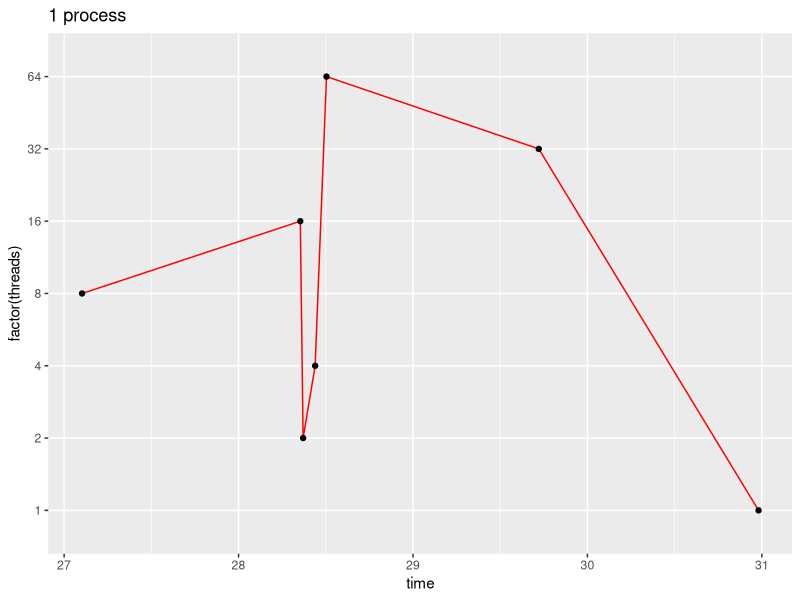
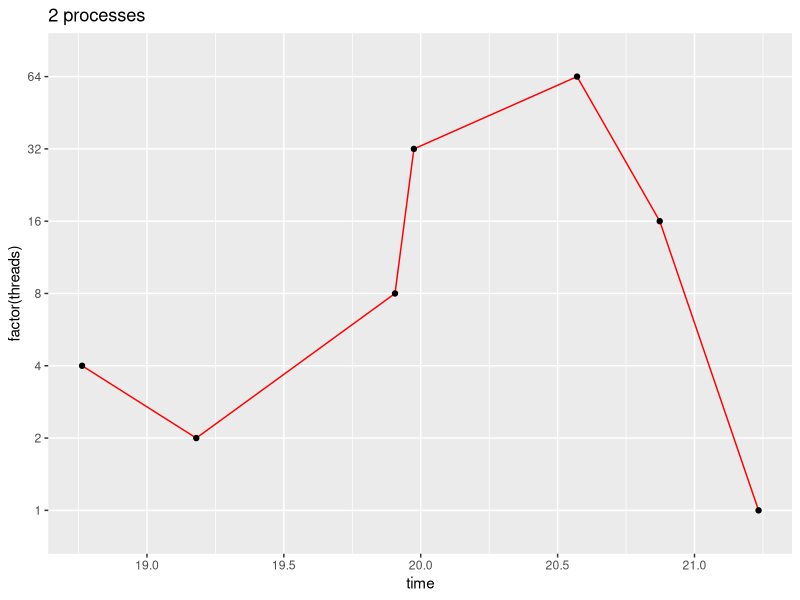
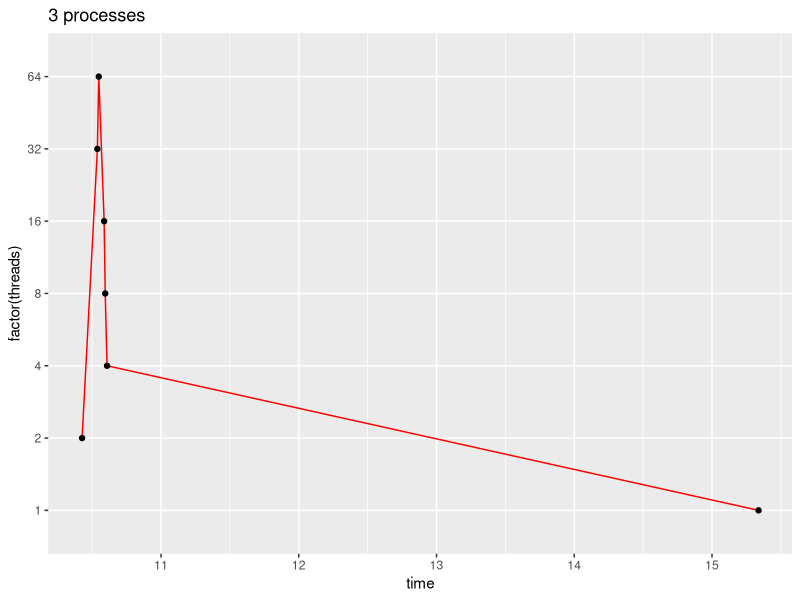
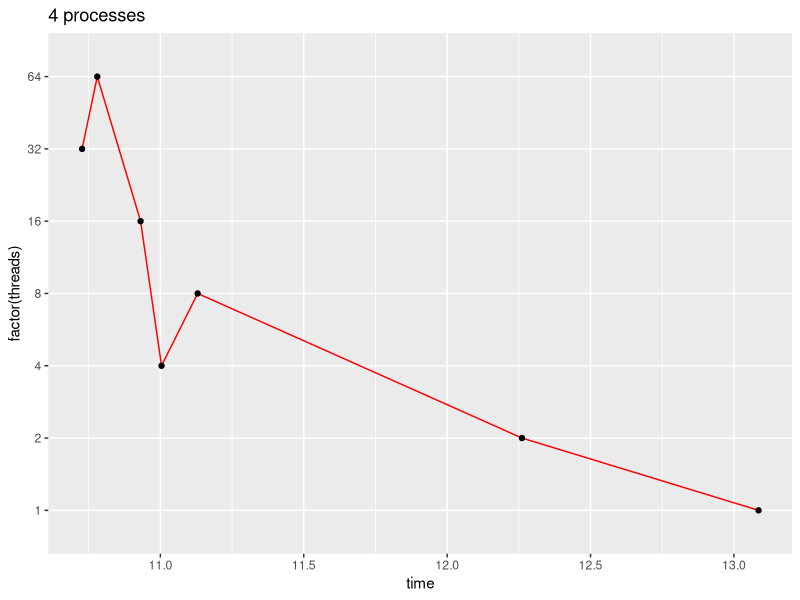
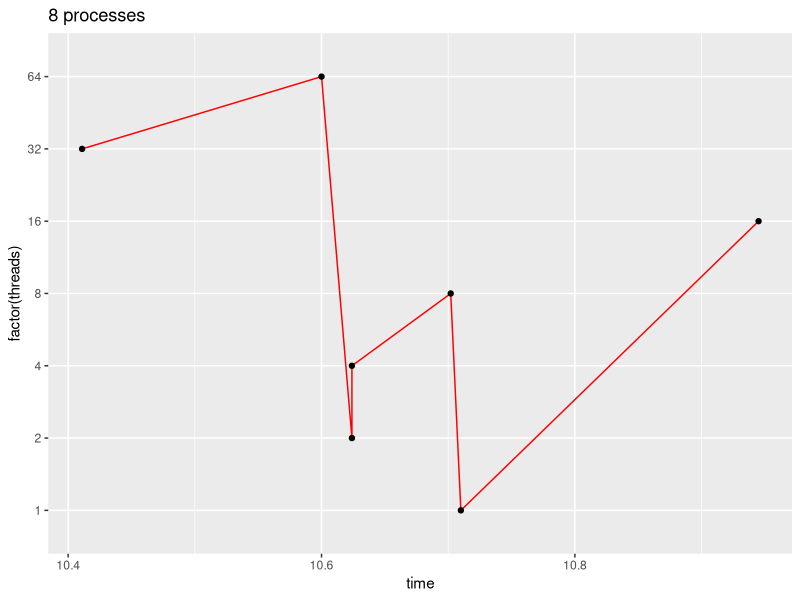
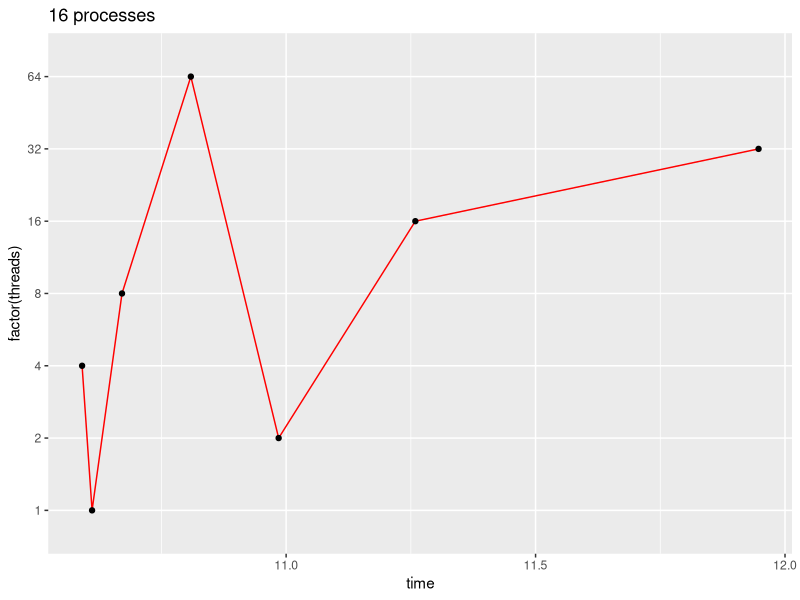
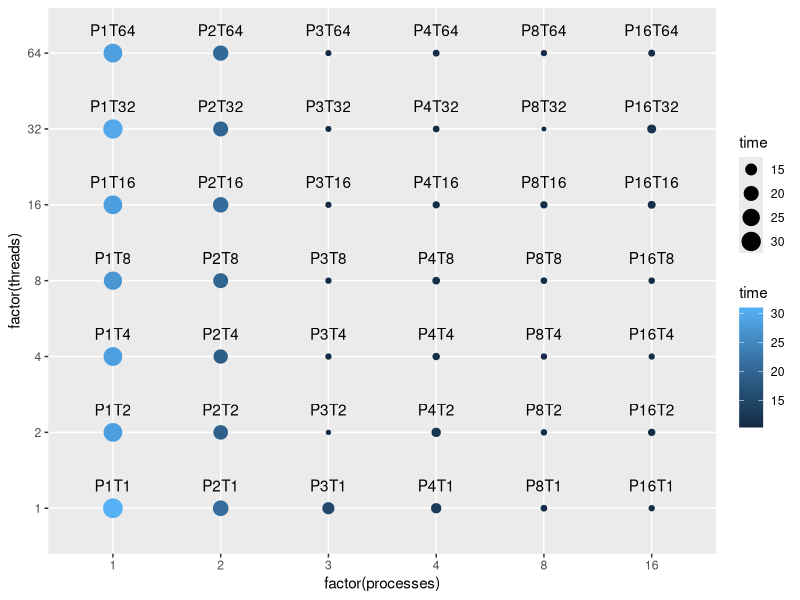

R code for these plots, in order:
## ---- chunk 1
# for rendering run this command in console:
# rmarkdown::render("evaluation.Rmd", "html_notebook")
library(tidyverse)  
library(ggplot2)
data <- read_csv("time_tests.csv")
data
## ---- chunk 2
numProcesses <- data %>%
  select(processes) %>%
  distinct()

# size = nrows * ncols
numProcessesSize <- dim(numProcesses)[1] * dim(numProcesses)[2]

# set index
numProcessesIndex <- as.integer(1)

# display
numProcesses
## ---- chunk 3
p1 = data %>%
  filter(processes == 1) %>% #as.integer(numProcesses[numProcessesIndex,])) %>%
  select(threads, time)
p1
## ---- chunk 4
p1[which.max(p1$time),]
## ---- chunk 5
p1[which.min(p1$time),]
## ---- chunk 6
100 - p1[which.min(p1$time),][2] / p1[which.max(p1$time),][2] * 100
## ---- chunk 7
# increment index
numProcessesIndex <- numProcessesIndex + 1

ggplot(p1, aes(x=time, y=factor(threads), group=1)) + geom_line(color="red") + 
  geom_point() + ggtitle("1 process")
## ---- chunk 8
p2 = data %>%
  filter(processes == 2) %>%
  select(threads, time)
p2
## ---- chunk 9
p2[which.max(p2$time),]
## ---- chunk 10
p2[which.min(p2$time),]
## ---- chunk 11
100 - p2[which.min(p2$time),][2] / p2[which.max(p2$time),][2] * 100
## ---- chunk 12
100 - p2[which.max(p2$time),][2] / p1[which.max(p1$time),][2] * 100
## ---- chunk 13
100 - p2[which.min(p2$time),][2] / p1[which.min(p1$time),][2] * 100
## ---- chunk 14
# increment index
numProcessesIndex <- numProcessesIndex + 1

ggplot(p2, aes(x=time, y=factor(threads), group=1)) + geom_line(color="red") + 
  geom_point() + ggtitle("2 processes")
## ---- chunk 15
p3 = data %>%
  filter(processes == 3) %>%
  select(threads, time)
p3
## ---- chunk 16
p3[which.max(p3$time),]
## ---- chunk 17
p3[which.min(p3$time),]
## ---- chunk 18
100 - p3[which.min(p3$time),][2] / p3[which.max(p3$time),][2] * 100
## ---- chunk 19
100 - p3[which.max(p3$time),][2] / p1[which.max(p1$time),][2] * 100
## ---- chunk 20
100 - p3[which.min(p3$time),][2] / p1[which.min(p1$time),][2] * 100
## ---- chunk 21
100 - p3[which.max(p3$time),][2] / p2[which.max(p2$time),][2] * 100
## ---- chunk 22
100 - p3[which.min(p3$time),][2] / p2[which.min(p2$time),][2] * 100
## ---- chunk 23
# increment index
numProcessesIndex <- numProcessesIndex + 1

ggplot(p3, aes(x=time, y=factor(threads), group=1)) + geom_line(color="red") + 
  geom_point() + ggtitle("3 processes")
## ---- chunk 24
p4 = data %>%
  filter(processes == 4) %>%
  select(threads, time)
p4
## ---- chunk 25
p4[which.max(p4$time),]
## ---- chunk 26
p4[which.min(p4$time),]
## ---- chunk 27
100 - p4[which.min(p4$time),][2] / p4[which.max(p4$time),][2] * 100
## ---- chunk 28
100 - p4[which.max(p4$time),][2] / p1[which.max(p1$time),][2] * 100
## ---- chunk 29
100 - p4[which.min(p4$time),][2] / p1[which.min(p1$time),][2] * 100
## ---- chunk 30
100 - p4[which.max(p4$time),][2] / p2[which.max(p2$time),][2] * 100
## ---- chunk 31
100 - p4[which.min(p4$time),][2] / p2[which.min(p2$time),][2] * 100
## ---- chunk 32
100 - p4[which.max(p4$time),][2] / p3[which.max(p3$time),][2] * 100
## ---- chunk 33
100 - p4[which.min(p4$time),][2] / p3[which.min(p3$time),][2] * 100
## ---- chunk 34
# increment index
numProcessesIndex <- numProcessesIndex + 1

ggplot(p4, aes(x=time, y=factor(threads), group=1)) + geom_line(color="red") + 
  geom_point() + ggtitle("4 processes")
## ---- chunk 35
p8 = data %>%
  filter(processes == 8) %>%
  select(threads, time)
p8
## ---- chunk 36
p8[which.max(p8$time),]
## ---- chunk 37
p8[which.min(p8$time),]
## ---- chunk 38
100 - p8[which.min(p8$time),][2] / p8[which.max(p8$time),][2] * 100
## ---- chunk 39
100 - p8[which.max(p8$time),][2] / p1[which.max(p1$time),][2] * 100
## ---- chunk 40
100 - p8[which.min(p8$time),][2] / p1[which.min(p1$time),][2] * 100
## ---- chunk 41
100 - p8[which.max(p8$time),][2] / p2[which.max(p2$time),][2] * 100
## ---- chunk 42
100 - p8[which.min(p8$time),][2] / p2[which.min(p2$time),][2] * 100
## ---- chunk 43
100 - p8[which.max(p8$time),][2] / p3[which.max(p3$time),][2] * 100
## ---- chunk 44
100 - p8[which.min(p8$time),][2] / p3[which.min(p3$time),][2] * 100
## ---- chunk 45
100 - p8[which.max(p8$time),][2] / p4[which.max(p4$time),][2] * 100
## ---- chunk 46
100 - p8[which.min(p8$time),][2] / p4[which.min(p4$time),][2] * 100
## ---- chunk 47
# increment index
numProcessesIndex <- numProcessesIndex + 1

ggplot(p8, aes(x=time, y=factor(threads), group=1)) + geom_line(color="red") + 
  geom_point() + ggtitle("8 processes")
## ---- chunk 48
p16 = data %>%
  filter(processes == 16) %>%
  select(threads, time)
p16
## ---- chunk 49
p16[which.max(p16$time),]
## ---- chunk 50
p16[which.min(p16$time),]
## ---- chunk 51
100 - p16[which.min(p16$time),][2] / p16[which.max(p16$time),][2] * 100
## ---- chunk 52
100 - p16[which.max(p16$time),][2] / p1[which.max(p1$time),][2] * 100
## ---- chunk 53
100 - p16[which.min(p16$time),][2] / p1[which.min(p1$time),][2] * 100
## ---- chunk 54
100 - p16[which.max(p16$time),][2] / p2[which.max(p2$time),][2] * 100
## ---- chunk 55
100 - p16[which.min(p16$time),][2] / p2[which.min(p2$time),][2] * 100
## ---- chunk 56
100 - p16[which.max(p16$time),][2] / p3[which.max(p3$time),][2] * 100
## ---- chunk 57
100 - p16[which.min(p16$time),][2] / p3[which.min(p3$time),][2] * 100
## ---- chunk 58
100 - p16[which.max(p16$time),][2] / p4[which.max(p4$time),][2] * 100
## ---- chunk 59
100 - p16[which.min(p16$time),][2] / p4[which.min(p4$time),][2] * 100
## ---- chunk 60
100 - p16[which.max(p16$time),][2] / p8[which.max(p8$time),][2] * 100
## ---- chunk 61
100 - p16[which.min(p16$time),][2] / p8[which.min(p8$time),][2] * 100
## ---- chunk 62
# increment index
numProcessesIndex <- numProcessesIndex + 1

ggplot(p16, aes(x=time, y=factor(threads), group=1)) + geom_line(color="red") + 
  geom_point() + ggtitle("16 processes")
## ---- chunk 63
data_label= data %>%
  mutate(labels = sub("^","P", sprintf("%sT%s",processes, threads)))
data_label
## ---- chunk 64
ggplot(data_label, aes(x=factor(processes), y=factor(threads), label=labels)) + 
  geom_point(aes(size=time, color=time)) + 
  geom_text(nudge_y = 0.30)
## ---- chunk 65
data_label[which.max(data_label$time),]
## ---- chunk 66
data_label[which.min(data_label$time),]
## ---- chunk 67
data_label %>%
  filter(time < 11)
## ---- chunk 68
100 - data_label[which.min(data_label$time),][3] / data_label[which.max(data_label$time),][3] * 100
